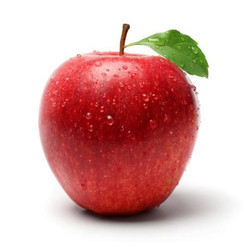
#> input picture 12_FourierTransform/apple_2.jpg, 250 x 250 px
$ python FourierTransform_v2.py
#> lines starting #> are read from the running program, lines starting #| are printed output that depends on the picture
import cv2
import numpy as np
import matplotlib.pyplot as plt
if __name__ == "__main__":
    img = cv2.imread("apple_2.jpg", cv2.IMREAD_GRAYSCALE)
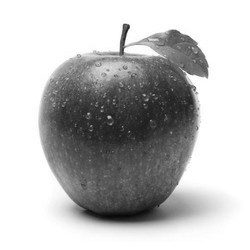
#> img: shape (250, 250); min 8, max 255, mean 188.2
    f = np.fft.fft2(img) #Chuyển sang hệ fourier(hệ tọa độ tần số)
    fshift = np.fft.fftshift(f) #Dịch tọa độ tần số (0, 0) về tâm của ảnh
    magnitude_spectrum = 20*np.log(np.abs(fshift)) #Tính toán độ lớn của tần số cho mỗi pixel
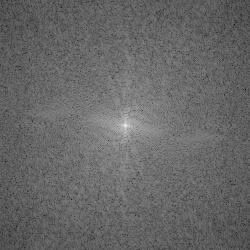
#> magnitude_spectrum: shape (250, 250) float64; min 13.86, max 325.6, mean 140.5; drawn with min black and max white


    #Với fourier transform thì càng xa tâm thì tần số càng cao, càng gần tâm thì tần số càng thấp
    #Các cạnh và nhiễu là các vị trí có tần số cao
    #--------------Xóa nhiễu bằng fourier transform-----------------------
    rows, cols = img.shape
#> rows = 250; cols = 250
    crow, ccol = rows//2, cols//2
#> crow = 125; ccol = 125
    mask = np.zeros((rows,cols),np.uint8)
    mask[crow-30:crow+30, ccol-30:ccol+30] = 1
    fshift = fshift*mask
    f_ishift = np.fft.ifftshift(fshift)
    img_back = np.fft.ifft2(f_ishift)
    img_back = np.real(img_back)
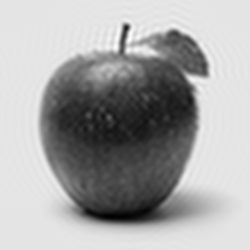
#> img_back: shape (250, 250) float64; min 8.03, max 283.4, mean 188.2; drawn with min black and max white

    plt.subplot(131)
    plt.imshow(magnitude_spectrum, cmap = "gray")
    plt.title('Mag')
    plt.subplot(132)
    plt.imshow(img, cmap = "gray")
    plt.title('Origin')
    plt.subplot(133)
    plt.imshow(img_back, cmap = "gray")
    plt.title('Remove noise')
    plt.tight_layout()
    plt.show()
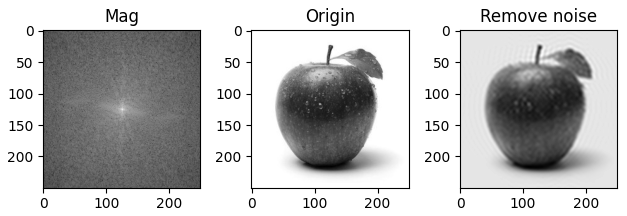
#> figure drawn by matplotlib, 3 panels
